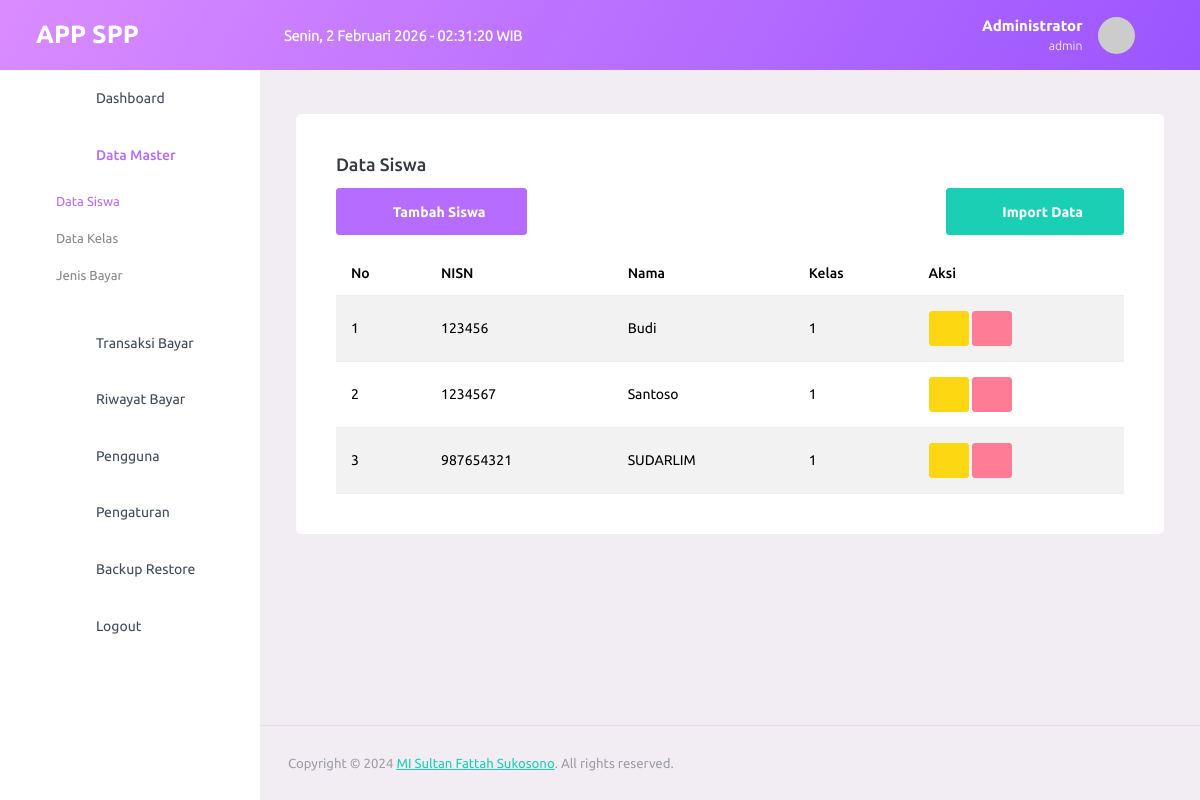
/data/siswa.php (signed in), run on the app's committed database.
### tables this page shows
CREATE TABLE `siswa` (
  `nisn` varchar(20) NOT NULL,
  `nis` varchar(20) NOT NULL,
  `nama` varchar(100) NOT NULL,
  `id_kelas` int NOT NULL,
  `alamat` text,
  `no_telp` varchar(20) DEFAULT NULL,
  PRIMARY KEY (`nisn`),
  KEY `id_kelas` (`id_kelas`),
  CONSTRAINT `siswa_ibfk_1` FOREIGN KEY (`id_kelas`) REFERENCES `kelas` (`id_kelas`) ON DELETE CASCADE
);

CREATE TABLE `kelas` (
  `id_kelas` int NOT NULL AUTO_INCREMENT,
  `nama_kelas` varchar(20) NOT NULL,
  PRIMARY KEY (`id_kelas`)
);

### data/siswa.php (the view, shortened to what this page needs)
<?php
include '../template/header.php';
include '../template/sidebar.php';
?>
<div class="row">
    <div class="col-lg-12 grid-margin stretch-card">
        <div class="card">
            <div class="card-body">
                <h4 class="card-title">Data Siswa</h4>
                <div class="d-flex justify-content-between mb-3">
                    <button type="button" class="btn btn-primary" data-bs-toggle="modal" data-bs-target="#modalTambah">
                        <i class="mdi mdi-plus"></i> Tambah Siswa
                    </button>
                    <button type="button" class="btn btn-success" data-bs-toggle="modal" data-bs-target="#modalImport">
                        <i class="mdi mdi-file-excel"></i> Import Data
                    </button>
                </div>
                <div class="table-responsive">
                    <table class="table table-striped">
                        <thead>
                            <tr>
                                <th>No</th>
                                <th>NISN</th>
                                <th>Nama</th>
                                <th>Kelas</th>
                                <th>Aksi</th>
                            </tr>
                        </thead>
                        <tbody>
                            <?php
                            $no = 1;
                            $query = mysqli_query($koneksi, "SELECT siswa.*, kelas.nama_kelas FROM siswa JOIN kelas ON siswa.id_kelas = kelas.id_kelas ORDER BY kelas.nama_kelas ASC, siswa.nama ASC");
                            while ($row = mysqli_fetch_assoc($query)) :
                            ?>
                                <tr>
                                    <td><?= $no++ ?></td>
                                    <td><?= $row['nisn'] ?></td>
                                    <td><?= $row['nama'] ?></td>
                                    <td><?= $row['nama_kelas'] ?></td>
                                    <td>
                                        <button type="button" class="btn btn-warning btn-sm" data-bs-toggle="modal" data-bs-target="#modalEdit<?= $row['nisn'] ?>">
                                            <i class="mdi mdi-pencil"></i>
                                        </button>
                                        <a href="siswa.php?hapus=<?= $row['nisn'] ?>" class="btn btn-danger btn-sm btn-hapus">
                                            <i class="mdi mdi-delete"></i>
                                        </a>
                                    </td>
                                </tr>
                            <?php endwhile; ?>
                        </tbody>
                    </table>
                </div>
            </div>
        </div>
    </div>
</div>
<?php include '../template/footer.php'; ?>

### data on the page
siswa: nisn "123456", nama "Budi", id_kelas.nama_kelas "1"
siswa: nisn "1234567", nama "Santoso", id_kelas.nama_kelas "1"
siswa: nisn "987654321", nama "SUDARLIM", id_kelas.nama_kelas "1"

### other printed values
$_SESSION['nama_lengkap'] "Administrator"
$_SESSION['role'] "admin"
